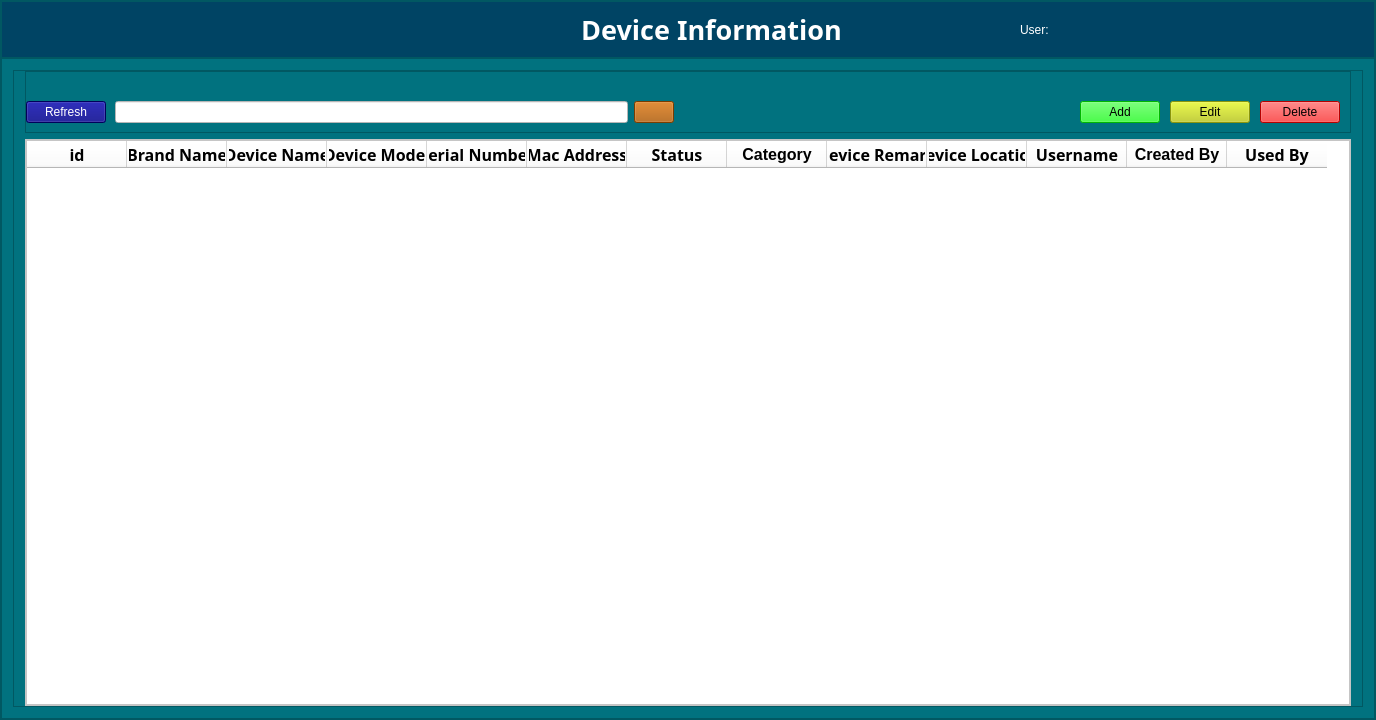
<?xml version="1.0" encoding="UTF-8"?>
<ui version="4.0">
 <class>frm_Device</class>
 <widget class="QWidget" name="frm_Device">
  <property name="geometry">
   <rect>
    <x>0</x>
    <y>0</y>
    <width>1376</width>
    <height>720</height>
   </rect>
  </property>
  <property name="windowTitle">
   <string>Form</string>
  </property>
  <layout class="QVBoxLayout" name="verticalLayout" stretch="0">
   <property name="spacing">
    <number>0</number>
   </property>
   <property name="leftMargin">
    <number>0</number>
   </property>
   <property name="topMargin">
    <number>0</number>
   </property>
   <property name="rightMargin">
    <number>0</number>
   </property>
   <property name="bottomMargin">
    <number>0</number>
   </property>
   <item>
    <widget class="QFrame" name="frame_main">
     <property name="font">
      <font>
       <family>Phetsarath OT</family>
       <pointsize>18</pointsize>
       <weight>50</weight>
       <italic>false</italic>
       <bold>false</bold>
      </font>
     </property>
     <property name="styleSheet">
      <string notr="true">font: 18pt &quot;Phetsarath OT&quot;;
background-color: rgb(1, 114, 127);</string>
     </property>
     <property name="frameShape">
      <enum>QFrame::StyledPanel</enum>
     </property>
     <property name="frameShadow">
      <enum>QFrame::Raised</enum>
     </property>
     <layout class="QGridLayout" name="gridLayout" rowstretch="0,0,0">
      <property name="leftMargin">
       <number>0</number>
      </property>
      <property name="topMargin">
       <number>0</number>
      </property>
      <property name="rightMargin">
       <number>0</number>
      </property>
      <property name="bottomMargin">
       <number>0</number>
      </property>
      <property name="spacing">
       <number>0</number>
      </property>
      <item row="0" column="0" rowspan="2">
       <widget class="QFrame" name="frame_3">
        <property name="frameShape">
         <enum>QFrame::StyledPanel</enum>
        </property>
        <property name="frameShadow">
         <enum>QFrame::Raised</enum>
        </property>
        <layout class="QGridLayout" name="gridLayout_5">
         <property name="leftMargin">
          <number>0</number>
         </property>
         <property name="topMargin">
          <number>0</number>
         </property>
         <property name="rightMargin">
          <number>0</number>
         </property>
         <property name="bottomMargin">
          <number>0</number>
         </property>
         <item row="0" column="0">
          <widget class="QWidget" name="widget_4" native="true">
           <property name="font">
            <font>
             <family>Phetsarath OT</family>
             <pointsize>18</pointsize>
             <weight>50</weight>
             <italic>false</italic>
             <bold>false</bold>
            </font>
           </property>
           <property name="styleSheet">
            <string notr="true">background-color: rgb(0, 68, 100);</string>
           </property>
           <layout class="QGridLayout" name="gridLayout_4" columnstretch="4,2,0,0,2,4">
            <item row="0" column="0">
             <widget class="QLabel" name="lbl">
              <property name="styleSheet">
               <string notr="true">
color: rgb(255, 255, 255);</string>
              </property>
              <property name="text">
               <string/>
              </property>
             </widget>
            </item>
            <item row="0" column="3">
             <widget class="QLabel" name="lbl_title">
              <property name="font">
               <font>
                <family>Phetsarath OT</family>
                <pointsize>20</pointsize>
                <weight>75</weight>
                <italic>false</italic>
                <bold>true</bold>
               </font>
              </property>
              <property name="layoutDirection">
               <enum>Qt::LeftToRight</enum>
              </property>
              <property name="styleSheet">
               <string notr="true">font: bold 20pt &quot;Phetsarath OT&quot;;
color: rgb(255, 255, 255);</string>
              </property>
              <property name="text">
               <string>Device Information</string>
              </property>
              <property name="alignment">
               <set>Qt::AlignCenter</set>
              </property>
             </widget>
            </item>
            <item row="0" column="2">
             <spacer name="horizontalSpacer">
              <property name="orientation">
               <enum>Qt::Horizontal</enum>
              </property>
              <property name="sizeHint" stdset="0">
               <size>
                <width>40</width>
                <height>20</height>
               </size>
              </property>
             </spacer>
            </item>
            <item row="0" column="4">
             <spacer name="horizontalSpacer_2">
              <property name="orientation">
               <enum>Qt::Horizontal</enum>
              </property>
              <property name="sizeHint" stdset="0">
               <size>
                <width>40</width>
                <height>20</height>
               </size>
              </property>
             </spacer>
            </item>
            <item row="0" column="5">
             <widget class="QLabel" name="lbl_user">
              <property name="styleSheet">
               <string notr="true">
color: rgb(255, 255, 255);</string>
              </property>
              <property name="text">
               <string>User: </string>
              </property>
             </widget>
            </item>
            <item row="0" column="1">
             <widget class="QLabel" name="lbl_devicemange_id">
              <property name="text">
               <string/>
              </property>
             </widget>
            </item>
           </layout>
          </widget>
         </item>
        </layout>
       </widget>
      </item>
      <item row="2" column="0">
       <widget class="QFrame" name="frame_5">
        <property name="frameShape">
         <enum>QFrame::StyledPanel</enum>
        </property>
        <property name="frameShadow">
         <enum>QFrame::Raised</enum>
        </property>
        <layout class="QHBoxLayout" name="horizontalLayout_2" stretch="9">
         <property name="spacing">
          <number>0</number>
         </property>
         <property name="leftMargin">
          <number>11</number>
         </property>
         <property name="topMargin">
          <number>11</number>
         </property>
         <property name="rightMargin">
          <number>11</number>
         </property>
         <property name="bottomMargin">
          <number>11</number>
         </property>
         <item>
          <widget class="QFrame" name="frame_4">
           <property name="frameShape">
            <enum>QFrame::StyledPanel</enum>
           </property>
           <property name="frameShadow">
            <enum>QFrame::Raised</enum>
           </property>
           <layout class="QVBoxLayout" name="verticalLayout_2">
            <property name="leftMargin">
             <number>11</number>
            </property>
            <property name="topMargin">
             <number>0</number>
            </property>
            <property name="rightMargin">
             <number>11</number>
            </property>
            <property name="bottomMargin">
             <number>0</number>
            </property>
            <item>
             <widget class="QFrame" name="frame">
              <property name="frameShape">
               <enum>QFrame::StyledPanel</enum>
              </property>
              <property name="frameShadow">
               <enum>QFrame::Raised</enum>
              </property>
              <layout class="QGridLayout" name="gridLayout_2" columnstretch="0,0,0,0">
               <property name="leftMargin">
                <number>0</number>
               </property>
               <property name="topMargin">
                <number>20</number>
               </property>
               <property name="rightMargin">
                <number>10</number>
               </property>
               <property name="bottomMargin">
                <number>0</number>
               </property>
               <property name="spacing">
                <number>0</number>
               </property>
               <item row="0" column="3">
                <widget class="QWidget" name="widget" native="true">
                 <layout class="QGridLayout" name="gridLayout_3">
                  <property name="leftMargin">
                   <number>0</number>
                  </property>
                  <property name="topMargin">
                   <number>0</number>
                  </property>
                  <property name="rightMargin">
                   <number>0</number>
                  </property>
                  <property name="bottomMargin">
                   <number>0</number>
                  </property>
                  <property name="horizontalSpacing">
                   <number>10</number>
                  </property>
                  <property name="verticalSpacing">
                   <number>0</number>
                  </property>
                  <item row="0" column="3">
                   <widget class="QPushButton" name="btn_Delete">
                    <property name="styleSheet">
                     <string notr="true">background-color: rgb(255, 0, 0);</string>
                    </property>
                    <property name="text">
                     <string>Delete</string>
                    </property>
                   </widget>
                  </item>
                  <item row="0" column="0">
                   <spacer name="horizontalSpacer_3">
                    <property name="orientation">
                     <enum>Qt::Horizontal</enum>
                    </property>
                    <property name="sizeHint" stdset="0">
                     <size>
                      <width>90</width>
                      <height>20</height>
                     </size>
                    </property>
                   </spacer>
                  </item>
                  <item row="0" column="2">
                   <widget class="QPushButton" name="btn_Edit">
                    <property name="styleSheet">
                     <string notr="true">background-color: rgb(193, 209, 17);</string>
                    </property>
                    <property name="text">
                     <string>Edit</string>
                    </property>
                   </widget>
                  </item>
                  <item row="0" column="1">
                   <widget class="QPushButton" name="btn_Add">
                    <property name="styleSheet">
                     <string notr="true">background-color: rgb(0, 255, 0);</string>
                    </property>
                    <property name="text">
                     <string>Add</string>
                    </property>
                   </widget>
                  </item>
                 </layout>
                </widget>
               </item>
               <item row="0" column="1">
                <widget class="QWidget" name="widget_2" native="true">
                 <layout class="QHBoxLayout" name="horizontalLayout" stretch="0,0,0">
                  <property name="spacing">
                   <number>0</number>
                  </property>
                  <property name="leftMargin">
                   <number>0</number>
                  </property>
                  <property name="topMargin">
                   <number>0</number>
                  </property>
                  <property name="rightMargin">
                   <number>0</number>
                  </property>
                  <property name="bottomMargin">
                   <number>0</number>
                  </property>
                  <item>
                   <widget class="QWidget" name="widget_5" native="true">
                    <layout class="QGridLayout" name="gridLayout_7">
                     <property name="leftMargin">
                      <number>0</number>
                     </property>
                     <property name="topMargin">
                      <number>0</number>
                     </property>
                     <property name="rightMargin">
                      <number>0</number>
                     </property>
                     <property name="bottomMargin">
                      <number>0</number>
                     </property>
                     <property name="spacing">
                      <number>0</number>
                     </property>
                     <item row="0" column="0">
                      <widget class="QPushButton" name="btn_refresh">
                       <property name="styleSheet">
                        <string notr="true">background-color: rgb(0, 255, 0);
color: rgb(255, 255, 255);
background-color: rgb(0, 0, 127);</string>
                       </property>
                       <property name="text">
                        <string>Refresh</string>
                       </property>
                      </widget>
                     </item>
                    </layout>
                   </widget>
                  </item>
                  <item>
                   <widget class="QWidget" name="widget_6" native="true">
                    <property name="enabled">
                     <bool>true</bool>
                    </property>
                    <layout class="QHBoxLayout" name="horizontalLayout_3">
                     <item>
                      <widget class="QLineEdit" name="txt_search">
                       <property name="styleSheet">
                        <string notr="true">background-color: rgb(255, 255, 255);
color: rgb(0, 0, 0);</string>
                       </property>
                      </widget>
                     </item>
                     <item>
                      <widget class="QPushButton" name="btn_search">
                       <property name="styleSheet">
                        <string notr="true">background-color: rgb(170, 85, 0);</string>
                       </property>
                       <property name="text">
                        <string/>
                       </property>
                       <property name="icon">
                        <iconset>
                         <normaloff>../icons/search-alt-regular.png</normaloff>../icons/search-alt-regular.png</iconset>
                       </property>
                       <property name="iconSize">
                        <size>
                         <width>40</width>
                         <height>40</height>
                        </size>
                       </property>
                      </widget>
                     </item>
                    </layout>
                   </widget>
                  </item>
                  <item>
                   <widget class="QWidget" name="widget_7" native="true">
                    <widget class="QLabel" name="lbl_did">
                     <property name="geometry">
                      <rect>
                       <x>20</x>
                       <y>10</y>
                       <width>81</width>
                       <height>41</height>
                      </rect>
                     </property>
                     <property name="styleSheet">
                      <string notr="true">color: rgb(1, 114, 127);
color: rgb(255, 0, 0);</string>
                     </property>
                     <property name="text">
                      <string/>
                     </property>
                    </widget>
                   </widget>
                  </item>
                 </layout>
                </widget>
               </item>
              </layout>
             </widget>
            </item>
            <item>
             <widget class="QFrame" name="frame_2">
              <property name="styleSheet">
               <string notr="true">background-color: rgb(255, 255, 255);
color: rgb(0, 0, 0);</string>
              </property>
              <property name="frameShape">
               <enum>QFrame::StyledPanel</enum>
              </property>
              <property name="frameShadow">
               <enum>QFrame::Raised</enum>
              </property>
              <layout class="QGridLayout" name="gridLayout_6">
               <property name="leftMargin">
                <number>0</number>
               </property>
               <property name="topMargin">
                <number>0</number>
               </property>
               <property name="rightMargin">
                <number>0</number>
               </property>
               <property name="bottomMargin">
                <number>0</number>
               </property>
               <property name="spacing">
                <number>0</number>
               </property>
               <item row="0" column="0">
                <widget class="QTableWidget" name="tb_show">
                 <property name="font">
                  <font>
                   <family>Phetsarath OT</family>
                   <pointsize>18</pointsize>
                   <weight>50</weight>
                   <italic>false</italic>
                   <bold>false</bold>
                  </font>
                 </property>
                 <property name="styleSheet">
                  <string notr="true">color: rgb(0, 0, 0);
background-color: rgb(255, 255, 255);</string>
                 </property>
                 <column>
                  <property name="text">
                   <string>id</string>
                  </property>
                  <property name="font">
                   <font>
                    <family>Phetsarath OT</family>
                    <pointsize>12</pointsize>
                    <weight>75</weight>
                    <bold>true</bold>
                   </font>
                  </property>
                 </column>
                 <column>
                  <property name="text">
                   <string>Brand Name</string>
                  </property>
                  <property name="font">
                   <font>
                    <family>Phetsarath OT</family>
                    <pointsize>12</pointsize>
                    <weight>75</weight>
                    <bold>true</bold>
                   </font>
                  </property>
                 </column>
                 <column>
                  <property name="text">
                   <string>Device Name</string>
                  </property>
                  <property name="font">
                   <font>
                    <family>Phetsarath OT</family>
                    <pointsize>12</pointsize>
                    <weight>75</weight>
                    <bold>true</bold>
                   </font>
                  </property>
                 </column>
                 <column>
                  <property name="text">
                   <string>Device Model</string>
                  </property>
                  <property name="font">
                   <font>
                    <family>Phetsarath OT</family>
                    <pointsize>12</pointsize>
                    <weight>75</weight>
                    <bold>true</bold>
                   </font>
                  </property>
                 </column>
                 <column>
                  <property name="text">
                   <string>Serial Number</string>
                  </property>
                  <property name="font">
                   <font>
                    <family>Phetsarath OT</family>
                    <pointsize>12</pointsize>
                    <weight>75</weight>
                    <bold>true</bold>
                   </font>
                  </property>
                 </column>
                 <column>
                  <property name="text">
                   <string>Mac Address</string>
                  </property>
                  <property name="font">
                   <font>
                    <family>Phetsarath OT</family>
                    <pointsize>12</pointsize>
                    <weight>75</weight>
                    <bold>true</bold>
                   </font>
                  </property>
                 </column>
                 <column>
                  <property name="text">
                   <string>Status</string>
                  </property>
                  <property name="font">
                   <font>
                    <family>Phetsarath OT</family>
                    <pointsize>12</pointsize>
                    <weight>75</weight>
                    <bold>true</bold>
                   </font>
                  </property>
                 </column>
                 <column>
                  <property name="text">
                   <string>Category</string>
                  </property>
                  <property name="font">
                   <font>
                    <pointsize>12</pointsize>
                    <weight>75</weight>
                    <bold>true</bold>
                   </font>
                  </property>
                 </column>
                 <column>
                  <property name="text">
                   <string>Device Remark</string>
                  </property>
                  <property name="font">
                   <font>
                    <family>Phetsarath OT</family>
                    <pointsize>12</pointsize>
                    <weight>75</weight>
                    <bold>true</bold>
                   </font>
                  </property>
                 </column>
                 <column>
                  <property name="text">
                   <string>Device Location</string>
                  </property>
                  <property name="font">
                   <font>
                    <family>Phetsarath OT</family>
                    <pointsize>12</pointsize>
                    <weight>75</weight>
                    <bold>true</bold>
                   </font>
                  </property>
                 </column>
                 <column>
                  <property name="text">
                   <string>Username</string>
                  </property>
                  <property name="font">
                   <font>
                    <family>Phetsarath OT</family>
                    <pointsize>12</pointsize>
                    <weight>75</weight>
                    <bold>true</bold>
                   </font>
                  </property>
                 </column>
                 <column>
                  <property name="text">
                   <string>Created By</string>
                  </property>
                  <property name="font">
                   <font>
                    <pointsize>12</pointsize>
                    <weight>75</weight>
                    <bold>true</bold>
                   </font>
                  </property>
                 </column>
                 <column>
                  <property name="text">
                   <string>Used By</string>
                  </property>
                  <property name="font">
                   <font>
                    <family>Phetsarath OT</family>
                    <pointsize>12</pointsize>
                    <weight>75</weight>
                    <bold>true</bold>
                   </font>
                  </property>
                 </column>
                </widget>
               </item>
              </layout>
             </widget>
            </item>
           </layout>
          </widget>
         </item>
        </layout>
       </widget>
      </item>
     </layout>
    </widget>
   </item>
  </layout>
 </widget>
 <resources/>
 <connections/>
</ui>
